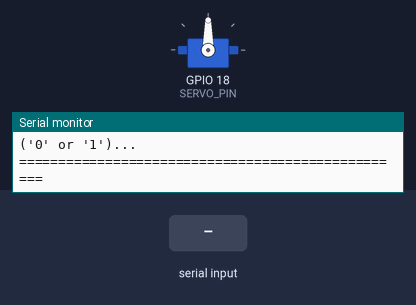
Simulated run of this program. Board: ESP32. On the bench: servo, the last lines printed to the serial monitor. The test bench sets the inputs (shaded band). Nothing arrives over Bluetooth unless stated.

Above: at 1.2 s.
1.3 s: "0" received over the second serial link
At 2.3 s:
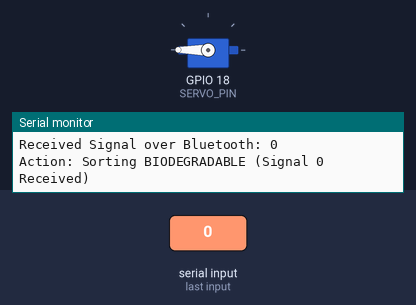
Timing chart, 0 to 7.8 s (numbered marks = the images above; inputs shaded):
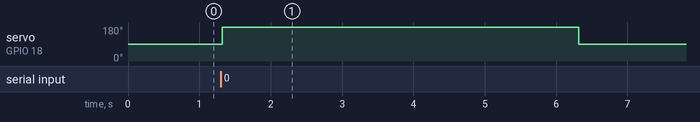

The program:

main.cpp
```cpp
#include <Arduino.h>
#include "BluetoothSerial.h"
#include <ESP32Servo.h>

#if !defined(CONFIG_BT_ENABLED) || !defined(CONFIG_BLUEDROID_ENABLED)
#error Bluetooth is not enabled!
#endif

BluetoothSerial SerialBT;
Servo sortingServo;

const int SERVO_PIN = 18;
const int POS_CENTER = 90;
const int POS_BIO = 180;
const int POS_NON_BIO = 0;

void setup() {
  Serial.begin(115200);


  ESP32PWM::allocateTimer(0);
  sortingServo.setPeriodHertz(50);
  sortingServo.attach(SERVO_PIN, 500, 2400);
  sortingServo.write(POS_CENTER);

  SerialBT.begin("ESP32_Waste_Sorter");
  Serial.println("==================================================");
  Serial.println("ESP32 Waste Sorter Ready!");
  Serial.println("Bluetooth Name: ESP32_Waste_Sorter");
  Serial.println("('0' or '1')...");
  Serial.println("==================================================");
}

void loop() {
  if (SerialBT.available()) {
    char incomingSignal = SerialBT.read();
    Serial.print("Received Signal over Bluetooth: ");
    Serial.println(incomingSignal);

    if (incomingSignal == '0') {
      Serial.println("Action: Sorting BIODEGRADABLE (Signal 0 Received)");
      sortingServo.write(POS_BIO);
      delay(5000);
      sortingServo.write(POS_CENTER);
    }
    else if (incomingSignal == '1') {
      Serial.println("Action: Sorting NON-BIODEGRADABLE (Signal 1 Received)");
      sortingServo.write(POS_NON_BIO);
      delay(5000);
      sortingServo.write(POS_CENTER);
    }
  }

  delay(20);
}
```

Measured:
- after the input at 1.3 s, servo on GPIO 18 (SERVO_PIN): 90° → 180° at once, → 90° 5.0 s later
